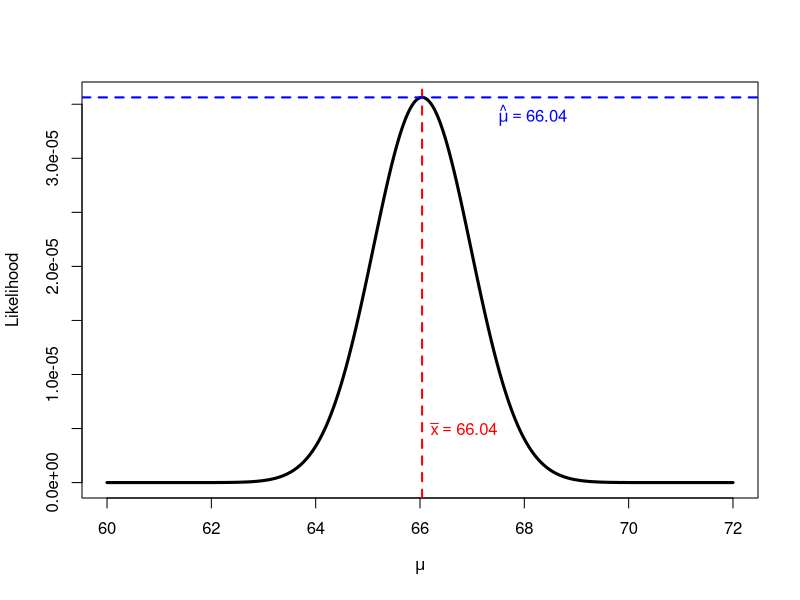

This figure's R source:
## ---- chunk 1
a <- c(63.6, 66.5, 64.2, 67.6, 68.3)
mean(a)
## ---- chunk 2
sd(a)
## ---- chunk 3
samp.sd <- 2.1
dnorm(a, mean=64, sd=samp.sd)
## ---- chunk 4
dnorm(a, mean=66, sd=samp.sd)
## ---- chunk 5
dnorm(a, mean=68, sd=samp.sd)
## ---- chunk 6
prod(dnorm(a, mean=64, sd=samp.sd))
## ---- chunk 7
prod(dnorm(a, mean=66, sd=samp.sd))
## ---- chunk 8
prod(dnorm(a, mean=68, sd=samp.sd))
## ---- chunk 9
#| fig.width: 8
#| fig.height: 7

# series of possible mu to test
test.mu <- seq(60, 72, by=0.01)

# number of possible mu
n <- length(test.mu)

# set up vector to hold likelihood
# function of each candidate mu
lik <- numeric(n)

# calculate likelihoods of mu's in a loop
for(i in 1:n){lik[i] <- prod(dnorm(a, test.mu[i], sd=samp.sd))}#i

# now plot the likelihood function vs. mu
plot(test.mu, lik, type="l", lwd=3,
     xlab=expression(mu),
     ylab="Likelihood")
abline(v=mean(a), lwd=2, lty=2, col="red")
text(66.2, 0.5e-5, expression(bar(x)==66.04), adj=0, col="red")
abline(h=lik[which.max(lik)], lty=2, lwd=2, col="blue")
text(67.5, 3.4e-5, expression(hat(mu)==66.04), adj=0, col="blue")
